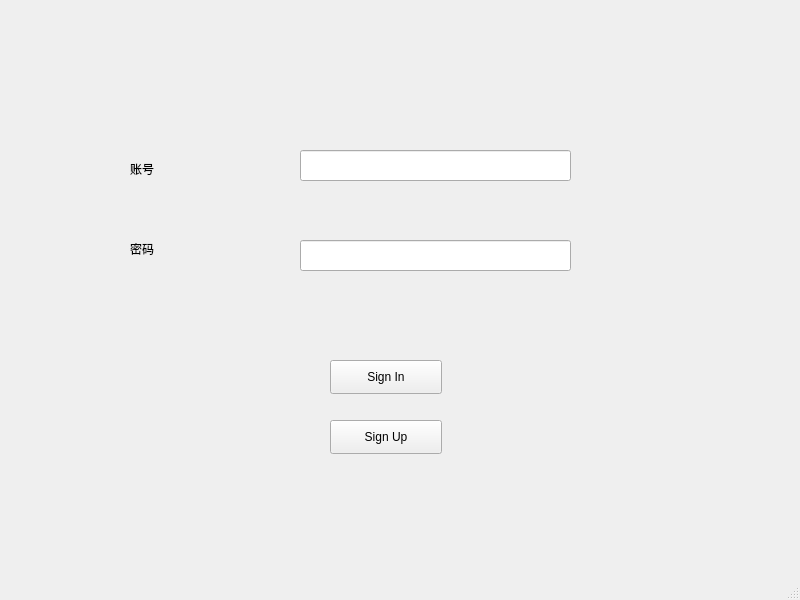
<?xml version="1.0" encoding="UTF-8"?>
<ui version="4.0">
 <class>login</class>
 <widget class="QMainWindow" name="login">
  <property name="geometry">
   <rect>
    <x>0</x>
    <y>0</y>
    <width>800</width>
    <height>600</height>
   </rect>
  </property>
  <property name="windowTitle">
   <string>login</string>
  </property>
  <widget class="QWidget" name="centralwidget">
   <widget class="QPushButton" name="signIn">
    <property name="geometry">
     <rect>
      <x>330</x>
      <y>360</y>
      <width>112</width>
      <height>34</height>
     </rect>
    </property>
    <property name="text">
     <string>Sign In</string>
    </property>
   </widget>
   <widget class="QLabel" name="account_l">
    <property name="geometry">
     <rect>
      <x>130</x>
      <y>160</y>
      <width>81</width>
      <height>18</height>
     </rect>
    </property>
    <property name="text">
     <string>账号</string>
    </property>
   </widget>
   <widget class="QLabel" name="password_l">
    <property name="geometry">
     <rect>
      <x>130</x>
      <y>240</y>
      <width>81</width>
      <height>18</height>
     </rect>
    </property>
    <property name="text">
     <string>密码</string>
    </property>
   </widget>
   <widget class="QPushButton" name="signUp">
    <property name="geometry">
     <rect>
      <x>330</x>
      <y>420</y>
      <width>112</width>
      <height>34</height>
     </rect>
    </property>
    <property name="text">
     <string>Sign Up</string>
    </property>
   </widget>
   <widget class="QLineEdit" name="account">
    <property name="geometry">
     <rect>
      <x>300</x>
      <y>150</y>
      <width>271</width>
      <height>31</height>
     </rect>
    </property>
   </widget>
   <widget class="QLineEdit" name="password">
    <property name="geometry">
     <rect>
      <x>300</x>
      <y>240</y>
      <width>271</width>
      <height>31</height>
     </rect>
    </property>
   </widget>
  </widget>
  <widget class="QMenuBar" name="menubar">
   <property name="geometry">
    <rect>
     <x>0</x>
     <y>0</y>
     <width>800</width>
     <height>30</height>
    </rect>
   </property>
  </widget>
  <widget class="QStatusBar" name="statusbar"/>
 </widget>
 <resources/>
 <connections/>
</ui>
